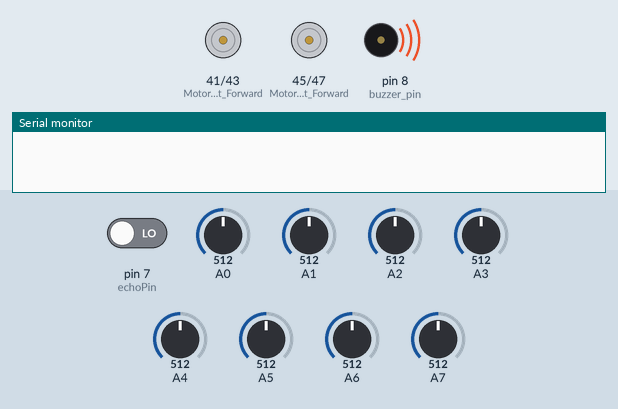
Recording of a sketch running on a simulated Arduino Mega 2560, built with avr-gcc and run on an emulated ATmega2560. Shown: motor-driver pin pairs drawn as motors (green arrow = first pin HIGH = forward, orange = second pin HIGH = backward, longer = more drive, scaled by the enable pin), buzzer (waves = sounding, pin HIGH), the last lines printed to the serial monitor. The test bench sets the inputs (shaded band); at power-on: pin 7 (echoPin) LOW, A0 = 512, A1 = 512, A2 = 512, A3 = 512, A4 = 512, A5 = 512, A6 = 512, A7 = 512. EEPROM starts erased.

Above: at 0.01 s.
At 1.5 s:
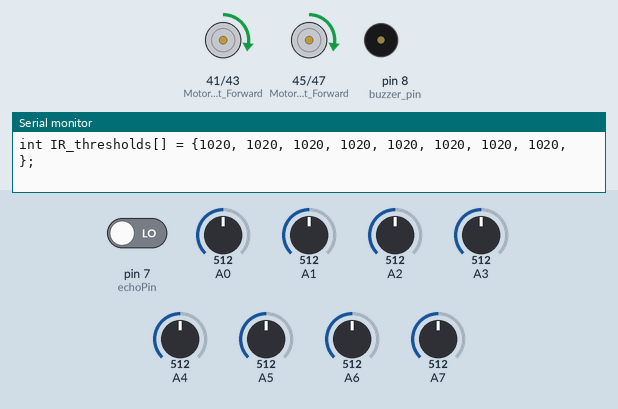
1.6 s: pin 7 (echoPin) driven HIGH
At 2.4 s:
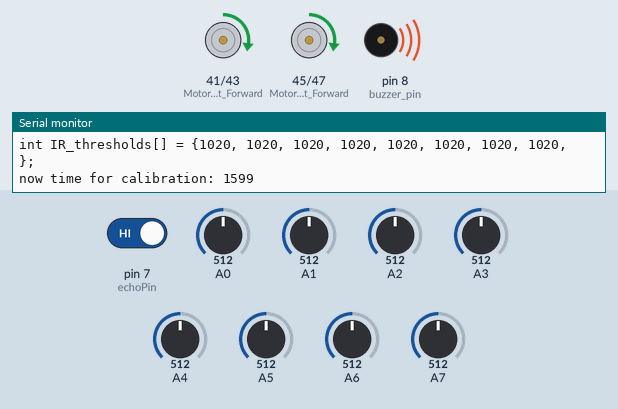
Timing chart, 0 to 4.6 s (numbered marks = the images above; inputs shaded):
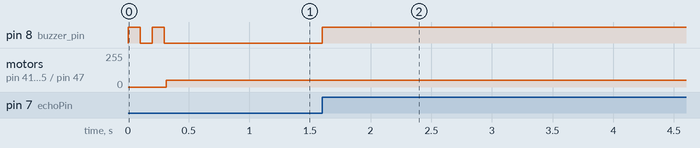

The sketch:

Line_Following_by_Gallella.ino
```cpp
#include <Arduino.h>
#include <EEPROM.h>


// Define the size of the array and the EEPROM address to start writing data
const int arraySize = 8; // Adjust this based on your array size
const int eepromAddress = 0; // EEPROM address where you want to start writing

// Define PID parameters
double Kp = 7;
double Ki = 0;
double Kd = 10;


// Initialize PID variables (Erorrs)
double prevError = 0;
double integral = 0;
double derivative = 0;


//recorrect (if there are no data in EEPROM)
int Ir_thresholds[] = {300, 300, 100, 100, 100, 105, 400, 400};
//IR_array 8 space empty array
int IR_array[8];


//define trig pin 6 and echo pin 7 (wall detection UltraSonic)
#define trigPin 6
#define echoPin 7
// defines variables for UltraSonic
long duration;
int distance;

//pushbutton pin input for calibration
#define calibration_push_button 7


//pin for buzzer to check state updates
#define buzzer_pin 8

//To stop entire robot
bool PID_Switch = 1;  // defualt on

//
int now_time = 0;

// default mode= normal. other modes junction (Bending modes), parking
String mode = "normal";

//define right motor enable pin is 3 and left 2
#define ENR 3
#define ENL 2

// motor pins
#define Motor_Right_Forward 41   //If Right forward=1, then Left forward=0
#define Motor_Right_Backward 43
#define Motor_Left_Forward 45
#define Motor_Left_Backward 47

// x bit values for juctions bool Switch = 0; //0 for left ; 1 for right;
int x = 0;

//functions declarations here:
void motor(int motor, int direction);   //if forward direction =1 and backward=0
void calibrate();
void buzzer_beep();


int temp = 0;


////////////////////////Setup//////////////////////////////
void setup() {

  // Buzzer setup
  pinMode(buzzer_pin, OUTPUT);
  //pin 8 is buzzer, tur it on and off for 2 quick beeps
  buzzer_beep();
  delay(100);
  buzzer_beep();


  //pinmode trig and echo for UltraSonic sensor
  pinMode(trigPin, OUTPUT);
  pinMode(echoPin, INPUT);

  //Serial begin for serial monitor setup
  Serial.begin(9600);

  //import ir thresholds for each ir sensor in the array
  for (int i = 0; i < 8; i++) {
    Ir_thresholds[i] = EEPROM.read(i)*4;
  }

  //check the improted ir values in serial monitor
  Serial.print("int IR_thresholds[] = {");
  for (int i = 0; i < 8; i++){
    Serial.print(Ir_thresholds[i]);
    Serial.print(", ");}
    Serial.println("};    ");

// Motor contro pins as outputs
  pinMode(Motor_Right_Forward, OUTPUT);
  pinMode(Motor_Right_Backward, OUTPUT);
  pinMode(Motor_Left_Forward, OUTPUT);
  pinMode(Motor_Left_Backward, OUTPUT);


  // Both motors forward; digitalWrite(Motor_Right_Forward,1);  // motor(int motor, int direction);
  motor(1,1);
  motor(2,1);

  //Calibaration button as input
  pinMode(calibration_push_button, INPUT);

}


////////////////////////Loop///////////////////////////
void loop() {


  // if press the calibration button => calibrate

  if (digitalRead(calibration_push_button) == 1){
    calibrate
  ();
  }


  //serial print from A0 to A7 for IR sensor array connected to atmega board
   for (int i = 0; i < 8; i++){
    if (analogRead(i) > Ir_thresholds[i]){
      temp = 0;
    }
    else{
      temp = 1 ;
    }
    IR_array[i] = temp; // updates IR_array with sensor input
   }


   // how many sensors lit?
  int array_lit_amount = IR_array[0] + IR_array[1] + IR_array[2] + IR_array[3] + IR_array[4] + IR_array[5] + IR_array[6] + IR_array[7];
  //Error ; distanse variation from the line
  int left_sum = -4*IR_array[0] -3*IR_array[1] -2*IR_array[2] -1*IR_array[3];
  int right_sum = 1*IR_array[4] +2*IR_array[5] +3*IR_array[6] +4*IR_array[7];
  int Error = left_sum + right_sum;

  derivative = Error - prevError; // For D
  integral = Error + integral; // For I

  int PID_signal = Kp * Error + Kd * derivative + Ki * integral ;

  prevError = Error;


int Drive_constant = 50;

  int Left_drive = Drive_constant + PID_signal;
  int Right_drive = Drive_constant - PID_signal;


// Caping the top limits
  if (Left_drive > 255){
    Left_drive = 255;
  }

  if (Left_drive < 0){
    Left_drive = 0;
  }

  if (Right_drive > 255){
    Right_drive = 255;
  }

  if (Right_drive < 0){
    Right_drive = 0;
  }


  //Parking mode will on for End detection or check point detection
  // if (array_lit_amount >= 6){
  //   mode = "parking";
  // }


  //Switching to Bend detection modes;
  // if (mode == "normal"){
  //   //right bend detects when;
  //   if(right_sum >= 9 && left_sum > -4){
  //     //breaking (quick revverse)
  //     motor(1,0);
  //     motor(2,0);
  //     now_time = millis();
  //     mode = "bend_right";
  //   }
  //   //left bend detects when;
  //   if(right_sum < 4 && left_sum <= -9){
  //     //breaking
  //     motor(1,0);
  //     motor(2,0);
  //     now_time = millis();
  //     mode = "bend_left";
  //   }
  // }


  //Modes definitions are here:

  // 1] normal mode;
  // if (mode == "normal"){
  //   PID_Switch = 1;
  // }

  // 2] parking mode;
  // if (mode == "parking"){
  //   PID_Switch = 0;
  // }

  // 3] bend_right mode;
  // if (mode == "bend_right"){
  //   // go forward a little bit, don't get a quick turn
  //   if (millis() - now_time < 800){
  //     motor(1,1);
  //     motor(2,1);
  //     Left_drive = 40;
  //     Right_drive = 40;
  //   }
  //   // after millis become larger this happens in the next void loop run
  //   else{
  //     buzzer_beep();
  //     motor(1,0);
  //     motor(2,1);

  //     Left_drive = 50;
  //     Right_drive = 60;
  //     if (array_lit_amount >= 1){
  //       delay(50);
  //       array_lit_amount = IR_array[0] + IR_array[1] + IR_array[2] + IR_array[3] + IR_array[4] + IR_array[5] + IR_array[6] + IR_array[7];
  //       if (array_lit_amount >= 1){

  //         Serial.print("bend over");
  //         mode = "normal";

  //         motor(1,1);
  //         motor(2,1);
  //       }
  //     }
  //   }
  // }

  // 4] bend_right mode;
  // if (mode == "bend_left"){
  //   // go forward a little bit, don't get a quick turn
  //   if (millis() - now_time < 800){
  //     motor(1,1);
  //     motor(2,1);
  //     Left_drive = 40;
  //     Right_drive = 40;
  //   }
  //   // after millis become larger this happens in the next void loop run
  //   else{
  //     buzzer_beep();
  //     motor(1,0);
  //     motor(2,1);

  //     Left_drive = 50;
  //     Right_drive = 60;
  //     if (array_lit_amount >= 1){
  //       delay(50);
  //       array_lit_amount = IR_array[0] + IR_array[1] + IR_array[2] + IR_array[3] + IR_array[4] + IR_array[5] + IR_array[6] + IR_array[7];
  //       if (array_lit_amount >= 1){

  //         Serial.print("bend over");
  //         mode = "normal";

  //         motor(1,1);
  //         motor(2,1);
  //       }
  //     }
  //   }
  // }


 //PID_Switch definitions is here:
  if (PID_Switch == 1){
  analogWrite(ENL,Left_drive); // according to PID signal control= speed of the motor
  analogWrite(ENR,Right_drive);
  }else{
  analogWrite(ENL,0);
  analogWrite(ENR,0);
  }

}


//Function definitions here:

// motor function (only for direction control)
void motor(int motor, int direction){ // 1 for right ; 2 for left
  if (motor == 1){
    if (direction == 1){
      digitalWrite(Motor_Right_Forward,1);
      digitalWrite(Motor_Right_Backward,0);
    }else{
      digitalWrite(Motor_Right_Forward,0);
      digitalWrite(Motor_Right_Backward,1);
    }
  }else{
    if (direction == 1){
      digitalWrite(Motor_Left_Forward,1);
      digitalWrite(Motor_Left_Backward,0);
    }else{
      digitalWrite(Motor_Left_Forward,0);
      digitalWrite(Motor_Left_Backward,1);
    }
  }
}

// buzzer on off
void buzzer_beep(){
  digitalWrite(buzzer_pin,1);
  delay(100);
  digitalWrite(buzzer_pin,0);
}


void calibrate(){
  //make sensor_max_values array of length 8 equal to sensor calibration array
  int sensor_max_values[8] = {0,0,0,0,0,0,0,0}; //c++ list

  //sensor min values array
  int sensor_min_values[8] = {0,0,0,0,0,0,0,0};

  int now_time_for_calibration = millis();
  Serial.print("now time for calibration: ");
  Serial.print(now_time_for_calibration);

  while (millis() - now_time_for_calibration < 5000){   //Used whil becaus it blocks everything else not like if else, therefore now_time_for_calibration is a constant in whil loop
    // Serial.println("Caliberating IR");
    digitalWrite(buzzer_pin,1);

    bool allZeros = true;
    for (int i = 0; i < 8; i++) {
      if (sensor_max_values[i] != 0) {
        allZeros = false;
        break; // No need to continue checking if we find a non-zero value
      }
    }

    if (allZeros){
      for (int i = 0; i < 8; i++){
        sensor_max_values[i] = analogRead(i);
        sensor_min_values[i] = analogRead(i);
      }
    }

    for (int i = 0; i < 8; i++){
      if (analogRead(i) > sensor_max_values[i]){
        sensor_max_values[i] = analogRead(i);
      }
      if (analogRead(i) < sensor_min_values[i]){
        sensor_min_values[i] = analogRead(i);
      }

    }
  }


  //printing the max, min arrays
  Serial.print("int sensor_max_value[] = {");
  for (int i = 0; i < 8; i++){
    Serial.print(sensor_max_values[i]);
    Serial.print(", ");
  }
  Serial.print("};    ");
  Serial.print("int sensor_min_values[] = {");
  for (int i = 0; i < 8; i++){
    Serial.print(sensor_min_values[i]);
    Serial.print(", ");
  }
  Serial.print("};    ");

// creating the thresholds array
  for (int i = 0; i < 8; i++){
    Ir_thresholds[i] = (sensor_max_values[i] + sensor_min_values[i])/2;
  }
// pints thresholds
  Serial.print("int IR_thresholds[] = {");
  for (int i = 0; i < 8; i++){
    Serial.print(Ir_thresholds[i]);
    Serial.print(", ");
  }
  Serial.println("};    ");

  //save the array to eeprom
  for (int i = 0; i < 8; i++) {
    EEPROM.write(i, byte(Ir_thresholds[i]/4));
  }

  delay(1000);

  digitalWrite(buzzer_pin,0);

}
```

Measured:
- after the input at 1.6 s, pin 8 (buzzer_pin): LOW → HIGH at once
